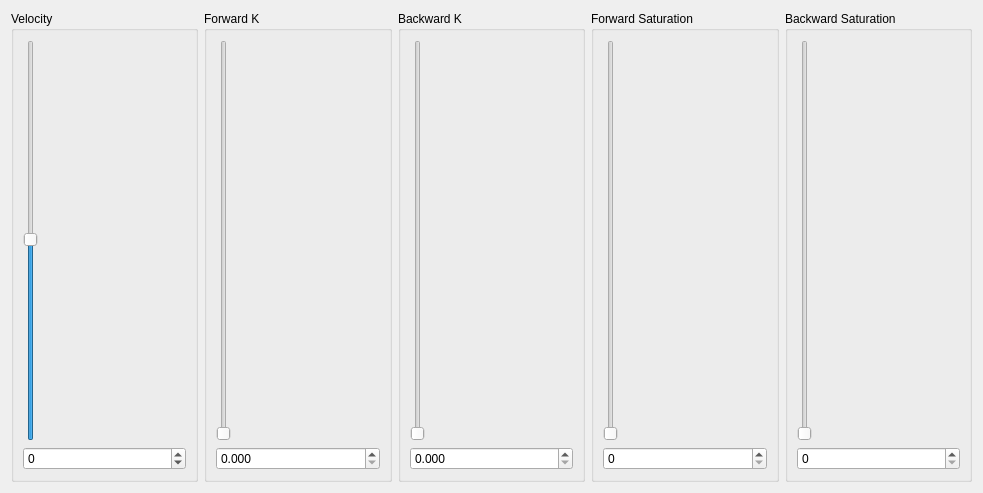
<?xml version="1.0" encoding="UTF-8"?>
<ui version="4.0">
 <class>ThrusterSettings</class>
 <widget class="QWidget" name="ThrusterSettings">
  <property name="geometry">
   <rect>
    <x>0</x>
    <y>0</y>
    <width>983</width>
    <height>493</height>
   </rect>
  </property>
  <property name="windowTitle">
   <string>Form</string>
  </property>
  <layout class="QVBoxLayout" name="verticalLayout">
   <item>
    <layout class="QHBoxLayout" name="horizontalLayout">
     <item>
      <layout class="QVBoxLayout" name="thrustersVerticalLayout"/>
     </item>
     <item>
      <widget class="QGroupBox" name="groupBoxVelosity">
       <property name="title">
        <string>Velocity</string>
       </property>
       <layout class="QVBoxLayout" name="verticalLayout_5">
        <item>
         <widget class="QSlider" name="verticalSliderVelocity">
          <property name="sizePolicy">
           <sizepolicy hsizetype="Fixed" vsizetype="Expanding">
            <horstretch>0</horstretch>
            <verstretch>0</verstretch>
           </sizepolicy>
          </property>
          <property name="minimum">
           <number>-128</number>
          </property>
          <property name="maximum">
           <number>127</number>
          </property>
          <property name="singleStep">
           <number>1</number>
          </property>
          <property name="orientation">
           <enum>Qt::Vertical</enum>
          </property>
         </widget>
        </item>
        <item>
         <widget class="QSpinBox" name="spinBoxVelocity">
          <property name="minimum">
           <number>-128</number>
          </property>
          <property name="maximum">
           <number>127</number>
          </property>
         </widget>
        </item>
       </layout>
      </widget>
     </item>
     <item>
      <widget class="QGroupBox" name="groupBoxForwardK">
       <property name="title">
        <string>Forward K</string>
       </property>
       <layout class="QVBoxLayout" name="verticalLayout_11">
        <item>
         <widget class="QSlider" name="verticalSliderForwardK">
          <property name="minimum">
           <number>0</number>
          </property>
          <property name="maximum">
           <number>1000</number>
          </property>
          <property name="orientation">
           <enum>Qt::Vertical</enum>
          </property>
         </widget>
        </item>
        <item>
         <widget class="QDoubleSpinBox" name="spinBoxForwardK">
          <property name="decimals">
           <number>3</number>
          </property>
          <property name="maximum">
           <double>1.000000000000000</double>
          </property>
         </widget>
        </item>
       </layout>
      </widget>
     </item>
     <item>
      <widget class="QGroupBox" name="groupBoxBackwardK">
       <property name="title">
        <string>Backward K</string>
       </property>
       <layout class="QVBoxLayout" name="verticalLayout_23">
        <item>
         <widget class="QSlider" name="verticalSliderBackwardK">
          <property name="minimum">
           <number>0</number>
          </property>
          <property name="maximum">
           <number>1000</number>
          </property>
          <property name="orientation">
           <enum>Qt::Vertical</enum>
          </property>
         </widget>
        </item>
        <item>
         <widget class="QDoubleSpinBox" name="spinBoxBackwardK">
          <property name="decimals">
           <number>3</number>
          </property>
          <property name="maximum">
           <double>1.000000000000000</double>
          </property>
         </widget>
        </item>
       </layout>
      </widget>
     </item>
     <item>
      <widget class="QGroupBox" name="groupBoxForwardSaturation">
       <property name="title">
        <string>Forward Saturation</string>
       </property>
       <layout class="QVBoxLayout" name="verticalLayout_24">
        <item>
         <widget class="QSlider" name="verticalSliderForwardSaturation">
          <property name="minimum">
           <number>0</number>
          </property>
          <property name="maximum">
           <number>127</number>
          </property>
          <property name="orientation">
           <enum>Qt::Vertical</enum>
          </property>
         </widget>
        </item>
        <item>
         <widget class="QSpinBox" name="spinBoxForwardSaturation">
          <property name="minimum">
           <number>0</number>
          </property>
          <property name="maximum">
           <number>127</number>
          </property>
         </widget>
        </item>
       </layout>
      </widget>
     </item>
     <item>
      <widget class="QGroupBox" name="groupBoxBackwardSaturation">
       <property name="title">
        <string>Backward Saturation</string>
       </property>
       <layout class="QVBoxLayout" name="verticalLayout_25">
        <item>
         <widget class="QSlider" name="verticalSliderBarkwardSaturation">
          <property name="minimum">
           <number>0</number>
          </property>
          <property name="maximum">
           <number>127</number>
          </property>
          <property name="orientation">
           <enum>Qt::Vertical</enum>
          </property>
         </widget>
        </item>
        <item>
         <widget class="QSpinBox" name="spinBoxBarkwardSaturation">
          <property name="minimum">
           <number>0</number>
          </property>
          <property name="maximum">
           <number>127</number>
          </property>
         </widget>
        </item>
       </layout>
      </widget>
     </item>
    </layout>
   </item>
  </layout>
 </widget>
 <resources/>
 <connections/>
</ui>
